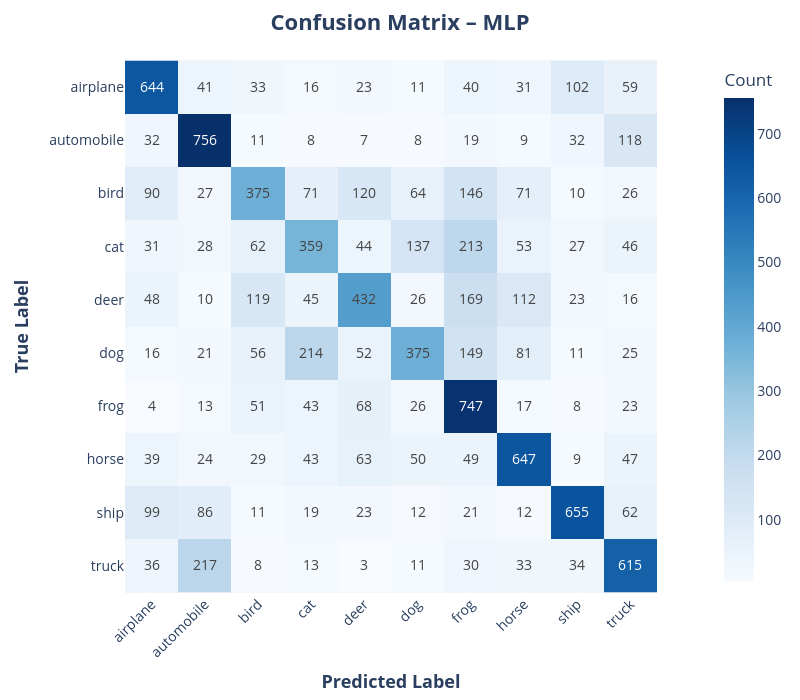

Notebook code cell kept with this figure:
### Code cell
# Compute confusion matrix
mlp_cm = confusion_matrix(y_true_mlp_final, y_pred_mlp_final)
mlp_df = pd.DataFrame(mlp_cm, index=class_names, columns=class_names)

# Create heatmap
fig = px.imshow(
    mlp_df,
    text_auto=True,
    color_continuous_scale='Blues',
    labels=dict(x="Predicted Label", y="True Label", color="Count")
)

# Customize layout
fig.update_layout(
    title=dict(
        text="<b>Confusion Matrix – MLP</b>",
        x=0.5,  # center title
        xanchor='center',
        font=dict(size=22)
    ),
    xaxis=dict(title='<b>Predicted Label</b>', title_font=dict(size=18), tickangle = -45),
    yaxis=dict(title='<b>True Label</b>', title_font=dict(size=18)),
    font=dict(size=14),
    width = 800,
    height = 700,
)

fig.show()

### Figure 1 — Plotly figure (JSON) as saved in the notebook; plotly's stock layout.template omitted (floating-point values rounded to 4 significant figures)
{"data": [{"coloraxis": "coloraxis", "hovertemplate": "Predicted Label: %{x}<br>True Label: %{y}<br>Count: %{z}<extra></extra>", "name": "0", "texttemplate": "%{z}", "type": "heatmap", "x": ["airplane", "automobile", "bird", "cat", "deer", "dog", "frog", "horse", "ship", "truck"], "xaxis": "x", "y": ["airplane", "automobile", "bird", "cat", "deer", "dog", "frog", "horse", "ship", "truck"], "yaxis": "y", "z": [[644, 41, 33, 16, 23, 11, 40, 31, 102, 59], [32, 756, 11, 8, 7, 8, 19, 9, 32, 118], [90, 27, 375, 71, 120, 64, 146, 71, 10, 26], [31, 28, 62, 359, 44, 137, 213, 53, 27, 46], [48, 10, 119, 45, 432, 26, 169, 112, 23, 16], [16, 21, 56, 214, 52, 375, 149, 81, 11, 25], [4, 13, 51, 43, 68, 26, 747, 17, 8, 23], [39, 24, 29, 43, 63, 50, 49, 647, 9, 47], [99, 86, 11, 19, 23, 12, 21, 12, 655, 62], [36, 217, 8, 13, 3, 11, 30, 33, 34, 615]]}], "layout": {"coloraxis": {"colorbar": {"title": {"text": "Count"}}, "colorscale": [[0, "rgb(247,251,255)"], [0.125, "rgb(222,235,247)"], [0.25, "rgb(198,219,239)"], [0.375, "rgb(158,202,225)"], [0.5, "rgb(107,174,214)"], [0.625, "rgb(66,146,198)"], [0.75, "rgb(33,113,181)"], [0.875, "rgb(8,81,156)"], [1, "rgb(8,48,107)"]]}, "font": {"size": 14}, "height": 700, "margin": {"t": 60}, "title": {"font": {"size": 22}, "text": "<b>Confusion Matrix – MLP</b>", "x": 0.5, "xanchor": "center"}, "width": 800, "xaxis": {"anchor": "y", "constrain": "domain", "domain": [0, 1], "scaleanchor": "y", "tickangle": -45, "title": {"font": {"size": 18}, "text": "<b>Predicted Label</b>"}}, "yaxis": {"anchor": "x", "autorange": "reversed", "constrain": "domain", "domain": [0, 1], "title": {"font": {"size": 18}, "text": "<b>True Label</b>"}}}}
